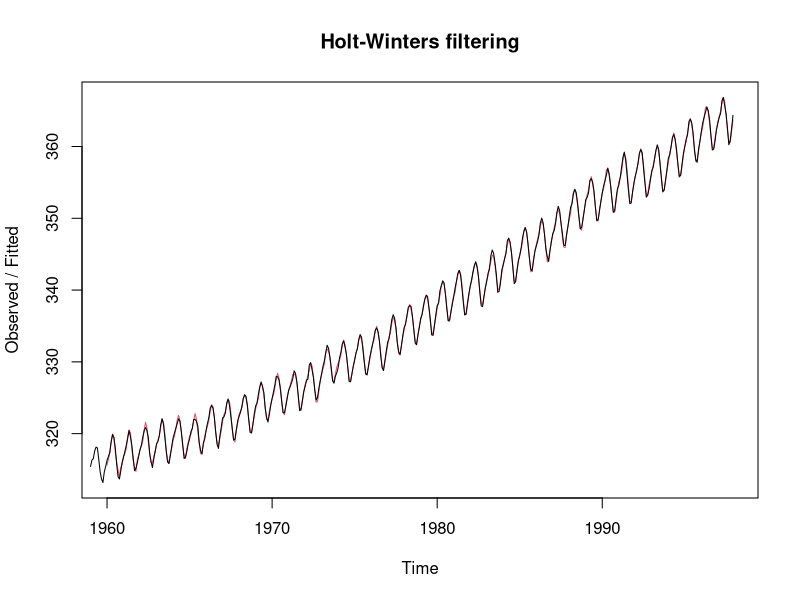
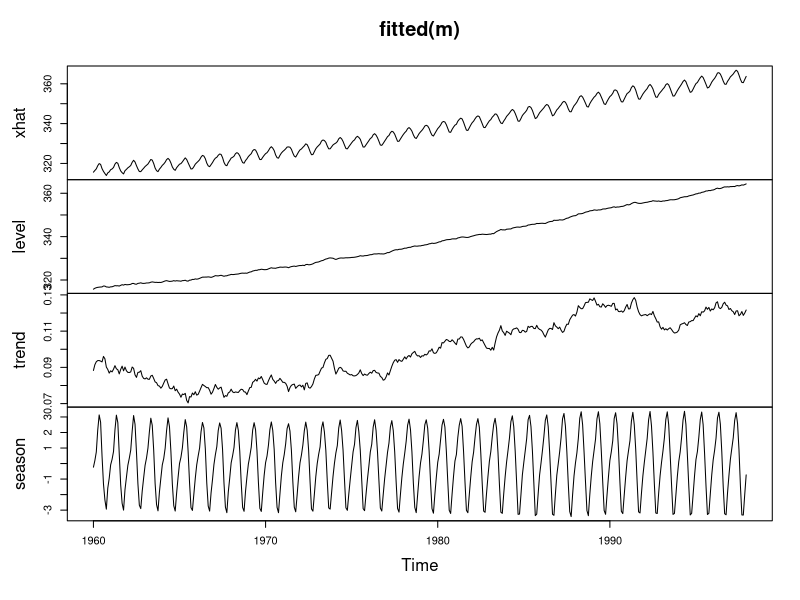
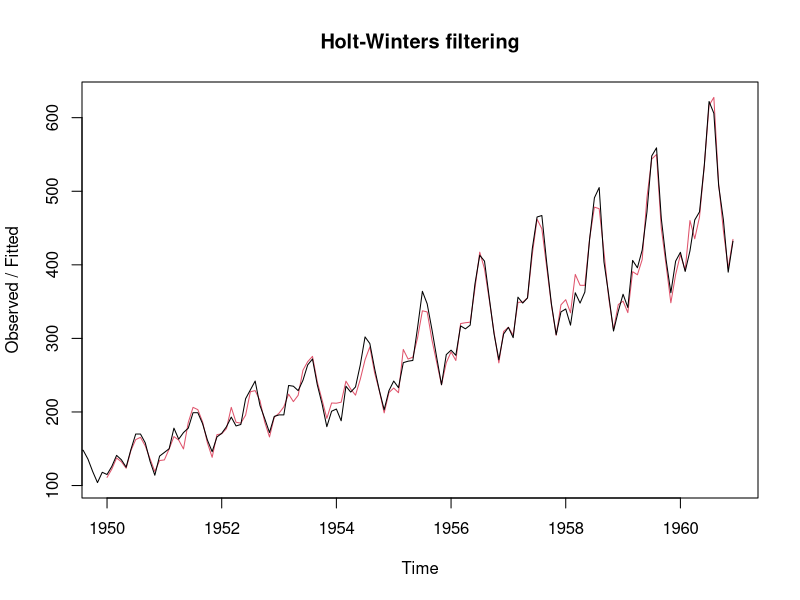
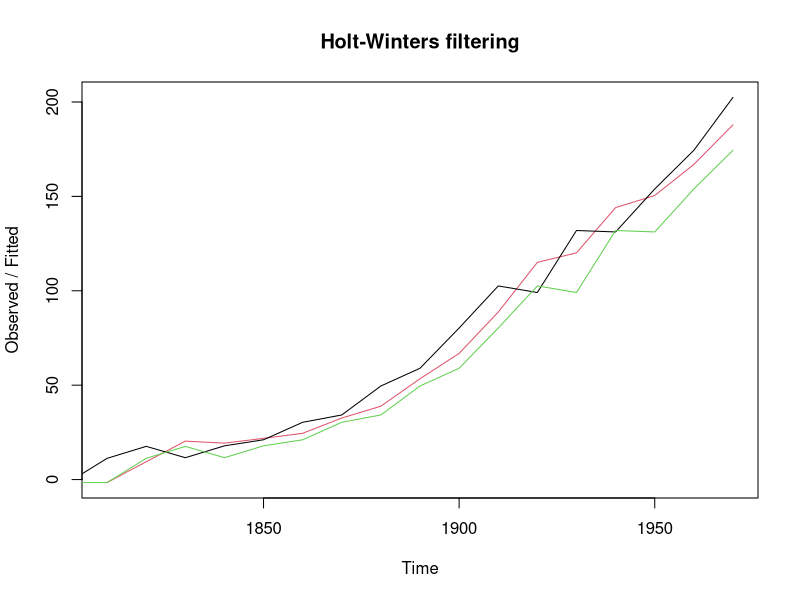

These figures' R source, in order:
require(graphics)

## Seasonal Holt-Winters
(m <- HoltWinters(co2))
plot(m)
plot(fitted(m))

(m <- HoltWinters(AirPassengers, seasonal = "mult"))
plot(m)

## Non-Seasonal Holt-Winters
x <- uspop + rnorm(uspop, sd = 5)
m <- HoltWinters(x, gamma = FALSE)
plot(m)

## Exponential Smoothing
m2 <- HoltWinters(x, gamma = FALSE, beta = FALSE)
lines(fitted(m2)[,1], col = 3)